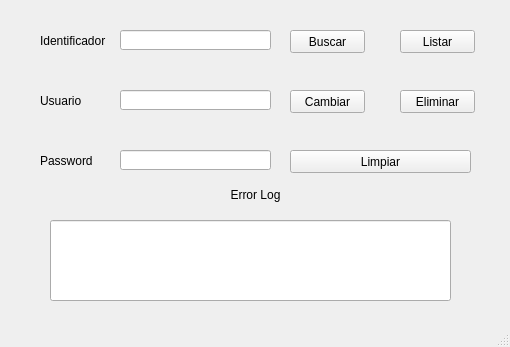
<?xml version="1.0" encoding="UTF-8"?>
<ui version="4.0">
 <class>GestorPassword</class>
 <widget class="QMainWindow" name="GestorPassword">
  <property name="geometry">
   <rect>
    <x>0</x>
    <y>0</y>
    <width>510</width>
    <height>347</height>
   </rect>
  </property>
  <property name="windowTitle">
   <string>Gestor de password</string>
  </property>
  <widget class="QWidget" name="centralwidget">
   <widget class="QLabel" name="lblUsuario">
    <property name="geometry">
     <rect>
      <x>40</x>
      <y>90</y>
      <width>71</width>
      <height>21</height>
     </rect>
    </property>
    <property name="text">
     <string>Usuario</string>
    </property>
   </widget>
   <widget class="QLabel" name="lblPass">
    <property name="geometry">
     <rect>
      <x>40</x>
      <y>150</y>
      <width>71</width>
      <height>21</height>
     </rect>
    </property>
    <property name="text">
     <string>Password</string>
    </property>
   </widget>
   <widget class="QLabel" name="lblid">
    <property name="geometry">
     <rect>
      <x>40</x>
      <y>30</y>
      <width>81</width>
      <height>21</height>
     </rect>
    </property>
    <property name="text">
     <string>Identificador</string>
    </property>
   </widget>
   <widget class="QLineEdit" name="txtId">
    <property name="geometry">
     <rect>
      <x>120</x>
      <y>30</y>
      <width>151</width>
      <height>20</height>
     </rect>
    </property>
   </widget>
   <widget class="QPushButton" name="btnBuscar">
    <property name="geometry">
     <rect>
      <x>290</x>
      <y>30</y>
      <width>75</width>
      <height>23</height>
     </rect>
    </property>
    <property name="text">
     <string>Buscar</string>
    </property>
   </widget>
   <widget class="QPushButton" name="btnCambiar">
    <property name="geometry">
     <rect>
      <x>290</x>
      <y>90</y>
      <width>75</width>
      <height>23</height>
     </rect>
    </property>
    <property name="text">
     <string>Cambiar</string>
    </property>
   </widget>
   <widget class="QPushButton" name="btnEliminar">
    <property name="geometry">
     <rect>
      <x>400</x>
      <y>90</y>
      <width>75</width>
      <height>23</height>
     </rect>
    </property>
    <property name="text">
     <string>Eliminar</string>
    </property>
   </widget>
   <widget class="QPushButton" name="btnListar">
    <property name="geometry">
     <rect>
      <x>400</x>
      <y>30</y>
      <width>75</width>
      <height>23</height>
     </rect>
    </property>
    <property name="text">
     <string>Listar</string>
    </property>
   </widget>
   <widget class="QPushButton" name="btnLimpiar">
    <property name="geometry">
     <rect>
      <x>290</x>
      <y>150</y>
      <width>181</width>
      <height>23</height>
     </rect>
    </property>
    <property name="text">
     <string>Limpiar</string>
    </property>
   </widget>
   <widget class="QLineEdit" name="txtUsuario">
    <property name="geometry">
     <rect>
      <x>120</x>
      <y>90</y>
      <width>151</width>
      <height>20</height>
     </rect>
    </property>
   </widget>
   <widget class="QLineEdit" name="txtPass">
    <property name="geometry">
     <rect>
      <x>120</x>
      <y>150</y>
      <width>151</width>
      <height>20</height>
     </rect>
    </property>
   </widget>
   <widget class="QLabel" name="lblError">
    <property name="geometry">
     <rect>
      <x>170</x>
      <y>180</y>
      <width>171</width>
      <height>31</height>
     </rect>
    </property>
    <property name="layoutDirection">
     <enum>Qt::RightToLeft</enum>
    </property>
    <property name="text">
     <string>&lt;html&gt;&lt;head/&gt;&lt;body&gt;&lt;p align=&quot;center&quot;&gt;Error Log&lt;/p&gt;&lt;/body&gt;&lt;/html&gt;</string>
    </property>
    <property name="textFormat">
     <enum>Qt::RichText</enum>
    </property>
    <property name="wordWrap">
     <bool>false</bool>
    </property>
   </widget>
   <widget class="QLineEdit" name="txtError">
    <property name="geometry">
     <rect>
      <x>50</x>
      <y>220</y>
      <width>401</width>
      <height>81</height>
     </rect>
    </property>
    <property name="toolTip">
     <string>&lt;html&gt;&lt;head/&gt;&lt;body&gt;&lt;p align=&quot;center&quot;&gt;&lt;span style=&quot; text-decoration: underline; color:#aaaaff;&quot;&gt;dddddd&lt;/span&gt;&lt;/p&gt;&lt;/body&gt;&lt;/html&gt;</string>
    </property>
    <property name="text">
     <string/>
    </property>
   </widget>
  </widget>
  <widget class="QMenuBar" name="menubar">
   <property name="geometry">
    <rect>
     <x>0</x>
     <y>0</y>
     <width>510</width>
     <height>21</height>
    </rect>
   </property>
  </widget>
  <widget class="QStatusBar" name="statusbar"/>
 </widget>
 <resources/>
 <connections/>
</ui>
